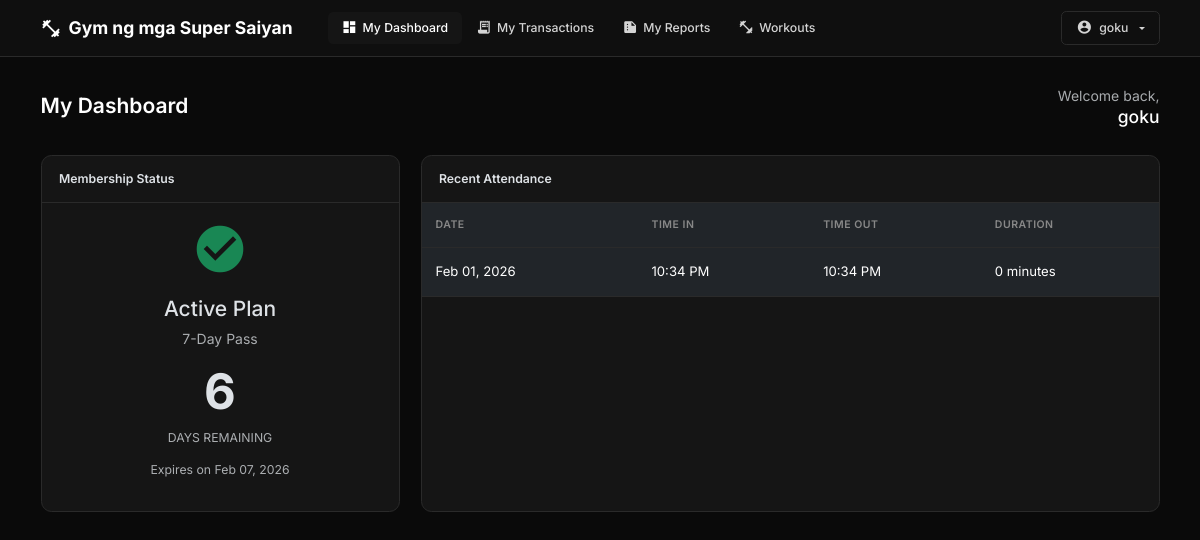
The app's page /my-dashboard/ (signed in) with its own data.
### core/models.py (models this page shows, shortened)
class Member(models.Model):
    name = models.CharField(max_length=200)
    phone = models.CharField(max_length=20, blank=True, null=True)
    user = models.OneToOneField(User, on_delete=models.CASCADE, null=True, blank=True)
    created_at = models.DateTimeField(auto_now_add=True)
    class Meta:
        ordering = ['-created_at']
    def get_active_pass(self):
        today = timezone.now().date()
        return self.passes.filter(
            start_date__lte=today,
            end_date__gte=today,
            status='active'
        ).first()

class MembershipPass(models.Model):
    STATUS_CHOICES = [
        ('active', 'Active'),
        ('expired', 'Expired'),
    ]
    member = models.ForeignKey(Member, on_delete=models.CASCADE, related_name='passes')
    membership_plan = models.ForeignKey(MembershipPlan, on_delete=models.PROTECT, related_name='passes')
    start_date = models.DateField()
    end_date = models.DateField()
    price_snapshot = models.DecimalField(max_digits=10, decimal_places=2)
    status = models.CharField(max_length=20, choices=STATUS_CHOICES, default='active')
    created_at = models.DateTimeField(auto_now_add=True)
    class Meta:
        ordering = ['-created_at']
        verbose_name_plural = 'Membership Passes'
    @property
    def days_remaining(self):
        today = timezone.now().date()
        if today > self.end_date:
            return 0
        return (self.end_date - today).days + 1

class MembershipPlan(models.Model):
    name = models.CharField(max_length=100)
    duration_days = models.IntegerField()
    price = models.DecimalField(max_digits=10, decimal_places=2)
    is_active = models.BooleanField(default=True)
    created_at = models.DateTimeField(auto_now_add=True)
    class Meta:
        ordering = ['duration_days']

class Attendance(models.Model):
    member = models.ForeignKey(Member, on_delete=models.CASCADE, related_name='attendances')
    membership_pass = models.ForeignKey(MembershipPass, on_delete=models.SET_NULL, null=True, blank=True)
    checked_in_at = models.DateTimeField(auto_now_add=True)
    checked_out_at = models.DateTimeField(null=True, blank=True)
    class Meta:
        ordering = ['-checked_in_at']

### core/views.py (the view)
# urls.py: path('my-dashboard/', views.customer_dashboard, name='customer_dashboard'),
@login_required
def customer_dashboard(request):
    try:
        member = request.user.member
    except (AttributeError, Member.DoesNotExist):
        messages.error(request, "You are not a member.")
        return redirect('dashboard')
    active_pass = member.get_active_pass()
    days_left = active_pass.days_remaining if active_pass else 0
    attendances = member.attendances.all()[:10]
    prob, risk_level = services.predict_churn(member)
    context = {
        'member': member,
        'active_pass': active_pass,
        'days_left': days_left,
        'attendances': attendances,
        'return_prob': int(prob * 100),
        'risk_level': risk_level,
        'page_title': 'My Dashboard',
    }
    return render(request, 'pages/customer_dashboard.html', context)

### core/services.py (called while the page is built)
def predict_churn(member):
    from django.utils import timezone
    from datetime import timedelta
    if not member.attendances.exists():
        return 95.0, 'Low'
    last_attendance = member.attendances.first()
    days_since_last_visit = (timezone.now() - last_attendance.checked_in_at).days
    if days_since_last_visit <= 7:
        prob = 90 - (days_since_last_visit * 2)
        risk = 'Low'
    elif days_since_last_visit <= 14:
        prob = 75 - ((days_since_last_visit - 7) * 3)
        risk = 'Medium'
    elif days_since_last_visit <= 30:
        prob = 50 - ((days_since_last_visit - 14) * 2)
        risk = 'High'
    else:
        prob = 10
        risk = 'Critical'
    return max(min(prob, 99), 1), risk

### templates/pages/customer_dashboard.html
{% extends 'base.html' %}
{% block page_actions %}
<div class="d-flex align-items-center justify-content-end gap-3">
    <div class="text-end">
        <p class="mb-0 text-muted">Welcome back,</p>
        <h5 class="mb-0">{{ member.name }}</h5>
    </div>
</div>
{% endblock %}
{% block content %}
<div class="row g-4">
    <div class="col-md-4">
        <div class="card h-100">
            <div class="card-header">Membership Status</div>
            <div class="card-body text-center d-flex flex-column justify-content-center">
                {% if active_pass %}
                    <div class="mb-3">
                        <span class="material-icons text-success" style="font-size: 4rem;" role="img" aria-label="Active Membership">check_circle</span>
                    </div>
                    <h4>Active Plan</h4>
                    <p class="text-muted">{{ active_pass.membership_plan.name }}</p>
                    <div class="display-4 fw-bold mb-2">{{ days_left }}</div>
                    <p class="text-muted text-uppercase small">Days Remaining</p>
                    <p class="small text-muted">Expires on {{ active_pass.end_date|date:"M d, Y" }}</p>
                {% else %}
                    <div class="mb-3">
                        <span class="material-icons text-danger" style="font-size: 4rem;" role="img" aria-label="No Active Membership">error</span>
                    </div>
                    <h4>No Active Plan</h4>
                    <p class="text-muted mb-4">Your membership has expired or you haven't purchased one yet.</p>
                {% endif %}
            </div>
        </div>
    </div>
    <div class="col-md-8">
        <div class="card h-100">
            <div class="card-header">Recent Attendance</div>
            <div class="card-body p-0">
                <div class="table-responsive">
                    <table class="table table-hover mb-0">
                        <thead>
                            <tr>
                                <th>Date</th>
                                <th>Time In</th>
                                <th>Time Out</th>
                                <th>Duration</th>
                            </tr>
                        </thead>
                        <tbody>
                            {% for record in attendances %}
                            <tr>
                                <td>{{ record.checked_in_at|date:"M d, Y" }}</td>
                                <td>{{ record.checked_in_at|date:"h:i A" }}</td>
                                <td>
                                    {% if record.checked_out_at %}
                                        {{ record.checked_out_at|date:"h:i A" }}
                                    {% else %}
                                        <span class="text-muted">-</span>
                                    {% endif %}
                                </td>
                                <td>
                                    {% if record.checked_out_at %}
                                        {{ record.checked_out_at|timeuntil:record.checked_in_at }}
                                    {% else %}
                                        <span class="badge bg-success">Active</span>
                                    {% endif %}
                                </td>
                            </tr>
                            {% empty %}
                            <tr>
                                <td colspan="4" class="text-center py-4 text-muted">No attendance records found</td>
                            </tr>
                            {% endfor %}
                        </tbody>
                    </table>
                </div>
            </div>
        </div>
    </div>
</div>
{% endblock %}

### templates/base.html (shortened to what this page needs)
<!DOCTYPE html>
<html lang="en" data-bs-theme="{% if user.settings %}{{ user.settings.theme }}{% elif user.member and user.member.profile %}{{ user.member.profile.theme }}{% else %}dark{% endif %}" class="{% if user.settings %}font-{{ user.settings.font_size }}{% elif user.member and user.member.profile %}font-{{ user.member.profile.font_size }}{% else %}font-medium{% endif %}">
<head>
    <link href="https://cdn.jsdelivr.net/npm/bootstrap@5.3.2/dist/css/bootstrap.min.css" rel="stylesheet">
</head>
<body>
    <nav class="navbar navbar-expand-lg sticky-top">
        <div class="container">
            <a class="navbar-brand" href="{% url 'dashboard' %}">
                <span class="material-icons">fitness_center</span>
                Gym ng mga Super Saiyan
            </a>
            <div class="collapse navbar-collapse" id="navbarNav">
                <ul class="navbar-nav me-auto ms-4">
                    {% if user.member %}
                    <li class="nav-item">
                        <a class="nav-link {% if request.resolver_match.url_name == 'customer_dashboard' %}active{% endif %}" href="{% url 'customer_dashboard' %}">
                            <span class="material-icons">dashboard</span>
                            My Dashboard
                        </a>
                    </li>
                    <li class="nav-item">
                        <a class="nav-link {% if request.resolver_match.url_name == 'customer_transactions' %}active{% endif %}" href="{% url 'customer_transactions' %}">
                            <span class="material-icons">receipt_long</span>
                            My Transactions
                        </a>
                    </li>
                    <li class="nav-item">
                        <a class="nav-link {% if request.resolver_match.url_name == 'customer_reports' %}active{% endif %}" href="{% url 'customer_reports' %}">
                            <span class="material-icons">summarize</span>
                            My Reports
                        </a>
                    </li>
                    <li class="nav-item">
                        <a class="nav-link {% if 'my-workouts' in request.path %}active{% endif %}" href="{% url 'workout_library' %}">
                            <span class="material-icons">fitness_center</span>
                            Workouts
                        </a>
                    </li>
                    {% endif %}
                </ul>
                <div class="dropdown">
                    <button class="btn btn-outline-light dropdown-toggle d-flex align-items-center gap-2" type="button" data-bs-toggle="dropdown">
                        <span class="material-icons" style="font-size: 1.125rem;">account_circle</span>
                        {{ user.username|default:"Admin" }}
                    </button>
                </div>
            </div>
        </div>
    </nav>
    <main class="main-content" id="main-content">
        <div class="container">
            <div class="page-header d-flex justify-content-between align-items-center">
                <h1>{{ page_title|default:"Dashboard" }}</h1>
                <div>{% block page_actions %}{% endblock %}</div>
            </div>
            {% block content %}{% endblock %}
        </div>
    </main>
    <link href="https://cdn.jsdelivr.net/npm/tom-select@2.3.1/dist/css/tom-select.bootstrap5.min.css" rel="stylesheet">
</body>
</html>

### templates/base.html (style rules this page uses)
:root { --bg-primary: #0a0a0a; --bg-secondary: #0f0f0f; --bg-card: #151515; --bg-hover: #1c1c1c; --border-color: #2a2a2a; --text-primary: #ffffff; --text-secondary: #d4d4d4; --text-muted: #888888; --accent: #ffffff; }
html.font-small { font-size: 14px; }
* { font-family: 'Inter', -apple-system, BlinkMacSystemFont, sans-serif; }
body { background: var(--bg-primary); color: var(--text-primary); min-height: 100vh; }
.navbar { background: var(--bg-secondary); border-bottom: 1px solid var(--border-color); padding: 0.75rem 0; }
.navbar-brand { font-weight: 700; font-size: 1.25rem; color: var(--text-primary) !important; display: flex; align-items: center; gap: 0.5rem; }
.navbar-brand .material-icons { font-size: 1.5rem; }
.nav-link { color: var(--text-secondary) !important; font-weight: 500; font-size: 0.875rem; padding: 0.5rem 1rem !important; border-radius: 0.375rem; transition: all 0.2s ease; display: flex; align-items: center; gap: 0.375rem; }
.nav-link.active { color: var(--text-primary) !important; background: var(--bg-card); }
.nav-link .material-icons { font-size: 1.125rem; }
.main-content { padding: 2rem 0; min-height: calc(100vh - 60px); }
.page-header { margin-bottom: 2rem; }
.page-header h1 { font-weight: 600; font-size: 1.5rem; margin: 0; }
.card { background: var(--bg-card); border: 1px solid var(--border-color); border-radius: 0.75rem; transition: all 0.2s ease; }
.card-header { background: transparent; border-bottom: 1px solid var(--border-color); padding: 1rem 1.25rem; font-weight: 600; font-size: 0.875rem; }
.card-body { padding: 1.25rem; }
.table { color: var(--text-primary); margin: 0; }
.table thead th { border-bottom: 1px solid var(--border-color); font-weight: 600; text-transform: uppercase; font-size: 0.75rem; letter-spacing: 0.5px; color: var(--text-muted); padding: 1rem; }
.table tbody td { border-bottom: 1px solid var(--border-color); padding: 1rem; vertical-align: middle; font-size: 0.9375rem; }
.table tbody tr { transition: background 0.15s ease; }
.btn { font-size: 0.875rem; font-weight: 500; padding: 0.5rem 1rem; border-radius: 0.375rem; transition: all 0.15s ease; }
.btn-outline-light { border-color: var(--border-color); color: var(--text-secondary); }
a { color: var(--text-primary); text-decoration: none; transition: color 0.15s ease; }
.page-header h1 { font-size: clamp(1.25rem, 4vw, 1.5rem); }
.table-responsive { -webkit-overflow-scrolling: touch; }

### records on screen
Member: name "goku"
MembershipPass: membership_plan.name "7-Day Pass", end_date "Feb 07, 2026"
Attendance: checked_in_at "Feb 01, 2026", checked_in_at "10:34 PM", checked_out_at "10:34 PM", checked_out_at "0 minutes"

### other values on screen
{{ user.username|default:"Admin" }} "goku"
{{ page_title|default:"Dashboard" }} "My Dashboard"
{{ days_left }} "6"
